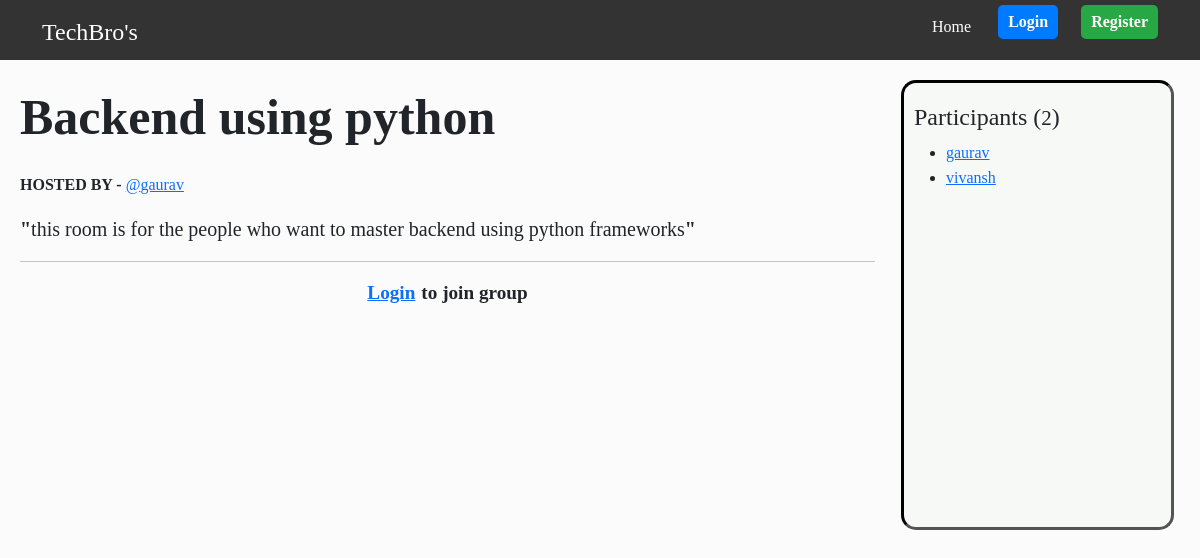
Page /room/26/ on the committed database.
### main/models.py (models this page shows, shortened)
class Room(models.Model):
    topics = models.ManyToManyField(Topic,related_name="rooms")
    host = models.ForeignKey(User,on_delete=models.SET_NULL,null=True)
    name = models.CharField(max_length=200,)
    description = models.TextField(null=True, blank=True)
    participants = models.ManyToManyField(User,related_name='joined_rooms',through='Membership')
    updated = models.DateTimeField(auto_now=True)
    created = models.DateTimeField(auto_now_add=True)
    class Meta():
        ordering = ['-updated','-created']

### main/views.py (the view)
# urls.py: path('room/<int:pk>/',views.room,name='room'),
def room(request,pk):
    room = get_object_or_404(Room,pk = pk)
    participant_count = room.participants.all().count()
    is_member = Membership.objects.filter(user=request.user , room=room).exists() if request.user.is_authenticated else False
    return render(request,'room.html',{'room':room,'is_member':is_member,'participant_count':participant_count})

### templates/room.html (shortened to what this page needs)
{% extends "base.html" %}
{% load static %}
{% block content %}
<div class='room_container'>
    <main>
        <div style="display:  flex; justify-content: space-between; align-items: center;">
            <p>
                <span style="font-size:50px; font-weight:bold; margin-right:10px;">{{room.name}}</span>
            </p>
        </div>
        <p style="margin-botton:2px;"><b>HOSTED BY - </b><a href="{% url "user-profile" room.host.id %}">@{{room.host}}</a></p>
        <p class="room-desc"><b>"</b>{{room.description}}<b>"</b></p>
        <hr>
        {% if user.is_authenticated %}
            {% if is_member %}
                <div class="message-container">
                    <div class="message-container-top">
                    </div>
                    <div class="message-container-bottom">
                        <form  id = "message-form">
                            {% csrf_token %}
                            <input type="text" name='text' placeholder='Send message' required='True' class="message-input" id="message-input" autocomplete="off" />
                            <button type ='submit' class="message-send-button">Send</button>
                        </form>
                    </div>
                </div>
            {% endif %}
        {% else %}
        <p class="login-from-room"><a href="{% url "login" %}" style="margin-right:6px; ">Login </a>to join group</p>
        {% endif %}
    </main>
    <aside class="paricipants-container">
        <h4>Participants (<small>{{participant_count}}</small>)</h4>
        <ul>
            {% for participant in room.participants.all  %}
            <li><a href="{% url "user-profile" participant.id %}">{{participant.username}}</a></li>
            {% endfor %}
         </ul>
    </aside>
</div>
{% endblock content %}

### static/css/style.css (style rules this page uses)
* { margin: 0; padding-bottom: 1px; box-sizing: border-box; }
body { background-color: #FBFBFB; font-family: 'Times New Roman', Times, serif; }
.room_container { display: grid; grid-template-columns: 3fr 1fr; gap: 20px; padding: 20px; }
.room-desc { font-size: 20px; }
.paricipants-container { height: 450px; overflow-y: auto; padding: 20px 10px 20px 10px; margin-left: 6px; margin-right: 6px; border-style : inset; border-radius: 15px; border-color: black; background-color:#F7F9F7; }
.login-from-room { display: flex; font-size: larger; font-weight: bold; justify-content: center; }

### rows in the picture
Room: name "Backend using python", host "gaurav", description "this room is for the people who want to master backend using python frameworks"

### other values in the picture
{{ participant_count }} "2"
{{ participant.username }} "gaurav"
{{ participant.username }} "vivansh"
